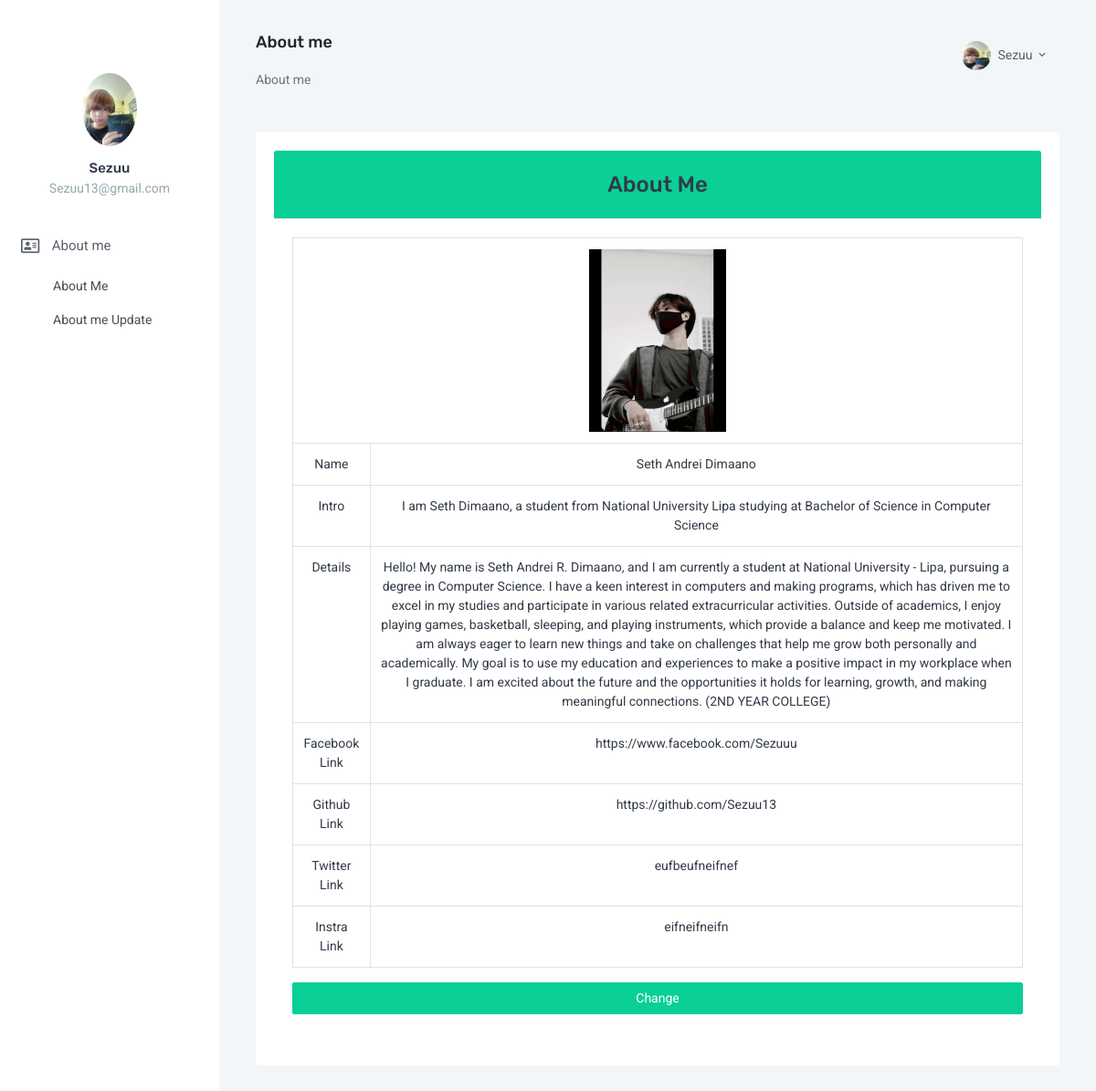
Screenshot of /admin/about_me_main.php (signed in) with the database file from the repository.
### tables this page shows
CREATE TABLE `users` (
  `id` int(3) NOT NULL,
  `fname` varchar(100) NOT NULL,
  `email` varchar(100) NOT NULL,
  `password` varchar(255) NOT NULL,
  `status` int(1) NOT NULL DEFAULT 1,
  `photo` varchar(100) NOT NULL DEFAULT 'default.png'
);

CREATE TABLE `about_me` (
  `id` int(2) NOT NULL,
  `name` varchar(100) NOT NULL,
  `intro` varchar(300) NOT NULL,
  `details` text NOT NULL,
  `fb_link` varchar(100) NOT NULL,
  `twitter_link` varchar(100) NOT NULL,
  `linkedin_link` varchar(100) NOT NULL,
  `github_link` varchar(100) NOT NULL,
  `photo` varchar(120) NOT NULL
);

### admin/about_me_main.php (the view, shortened to what this page needs)
<?php
$title="About me";
require_once "header.php";
require_once "db.php";
$about_me = $dbcon->query("SELECT * FROM about_me");
$result = $about_me -> fetch_assoc();
?>
<div class="card text-dark mb-3">
	<div class="card-header bg-success text-center"><h3>About Me</h3></div>
	<div class="card-body">
			<table class="table table-bordered text-center">
				<tr>
					<td colspan="2"><img  src="image/profile/<?=$result['photo']?>" style="width: 150px;" ></td>
				</tr>
				<tr>
					<td>Name</td>
					<td><?=$result['name']?></td>
				</tr>
				<tr>
					<td>Intro</td>
					<td><?=$result['intro']?></td>
				</tr>
				<tr>
					<td>Details</td>
					<td><?=$result['details']?></td>
				</tr>
				<tr>
				<td>Facebook Link</td>
				<td><?=$result['fb_link']?></td>
				</tr>
				<tr>
					<td>Github Link</td>
					<td><?=$result['github_link']?></td>
				</tr>
				<tr>
					<td>Twitter Link</td>
					<td><?=$result['twitter_link']?></td>
				</tr>
				<tr>
					<td>Instra Link</td>
					<td><?=$result['linkedin_link']?></td>
				</tr>
			</table>
			<a class="btn btn-block btn-success" href="about_me.php">Change</a>
	</div>
</div>

### admin/header.php (shortened to what this page needs)
<?php require_once "db.php"; ?>
<!doctype html>
<html lang="en">
<head>
        <link rel="stylesheet" href="https://cdnjs.cloudflare.com/ajax/libs/twitter-bootstrap/4.1.3/css/bootstrap.css">
        <link rel="stylesheet" href="https://cdn.datatables.net/1.10.20/css/dataTables.bootstrap4.min.css">
        <link href="assets/css/bootstrap.min.css" rel="stylesheet" type="text/css" />
        <link href="assets/css/icons.css" rel="stylesheet" type="text/css" />
        <link rel="stylesheet" href="../front_end_assets/css/fontawesome-all.min.css">
        <link href="assets/css/metismenu.min.css" rel="stylesheet" type="text/css" />
        <link href="assets/css/style.css" rel="stylesheet" type="text/css" />
    </head>
    <body>
        <div id="wrapper">
            <div class="left side-menu">
                <div class="slimscroll-menu" id="remove-scroll">
                    <div class="user-box">
                        <div class="user-img">
                <?php
                    $email_for_photo = $_SESSION['user_email'];
                    $query_for_photo = $dbcon->query( "SELECT photo FROM users WHERE email='$email_for_photo'");
                    $photo_from_db   = $query_for_photo -> fetch_assoc();
                 ?>
                            <img src="image/users/<?=$photo_from_db['photo']?>" alt="user-img" title="Mat Helme" class="rounded-circle img-fluid">
                        </div>
                        <h5><a href="#"><?= $_SESSION['user_name']?></a> </h5>
                        <p class="text-muted"><?=$_SESSION['user_email']?></p>
                    </div>
                    <div id="sidebar-menu">
                        <ul class="metismenu" id="side-menu">
                            <li>
                                <a href="javascript: void(0);"><i class="far fa-address-card"></i>  <span> About me </span></a>
                                <ul class="nav-second-level" aria-expanded="false">
                                    <li><a href="about_me_main.php">About Me</a></li>
                                    <li><a href="about_me.php">About me Update</a></li>
                                </ul>
                            </li>
                    </div>
                </div>
            </div>
            <div class="content-page">
                <div class="topbar">
                    <nav class="navbar-custom">
                        <ul class="list-unstyled topbar-right-menu float-right mb-0">
                            <li class="dropdown notification-list">
                                <a class="nav-link dropdown-toggle nav-user" data-toggle="dropdown" href="#" role="button"
                                   aria-haspopup="false" aria-expanded="false">
                                    <img src="image/users/<?=$photo_from_db['photo']?>" alt="user" class="rounded-circle"> <span class="ml-1"><?=$_SESSION['user_name']?> <i class="mdi mdi-chevron-down"></i> </span>
                                </a>
                            </li>
                        </ul>
                        <ul class="list-inline menu-left mb-0">
                            <li>
                                <h4 class="page-title-main"><?=$title?></h4>
                                <ol class="breadcrumb">
                                    <li class="breadcrumb-item active"><?=$title?></li>
                                </ol>
                            </li>
                        </ul>
                    </nav>
                </div>
                <div class="content">
                    <div class="container-fluid">
                        <div class="row">
                            <div class="col-12">
                                <div class="card-box">

### rows the page displays
users: photo (picture)
about_me: photo (picture), name "Seth Andrei Dimaano", intro "I am Seth Dimaano, a student from National University Lipa studying at Bachelor of Science in Computer Science", details "Hello! My name is Seth Andrei R. Dimaano, and I am currently a student at National University - Lipa, pursuing a degree in Computer Science. I have a keen interest in computers and making programs, which has driven me to excel in my studies and participate in various related extracurricular activities. Outside of academics, I enjoy playing games, basketball, sleeping, and playing instruments, which provide a balance and keep me motivated. I am always eager to learn new things and take on challenges that help me grow both personally and academically. My goal is to use my education and experiences to make a positive impact in my workplace when I graduate. I am excited about the future and the…", fb_link "https://www.facebook.com/Sezuuu", github_link "https://github.com/Sezuu13", twitter_link "eufbeufneifnef", linkedin_link "eifneifneifn"

### other values shown
$_SESSION['user_name'] "Sezuu"
$_SESSION['user_email'] "Sezuu13@gmail.com"
$title "About me"
